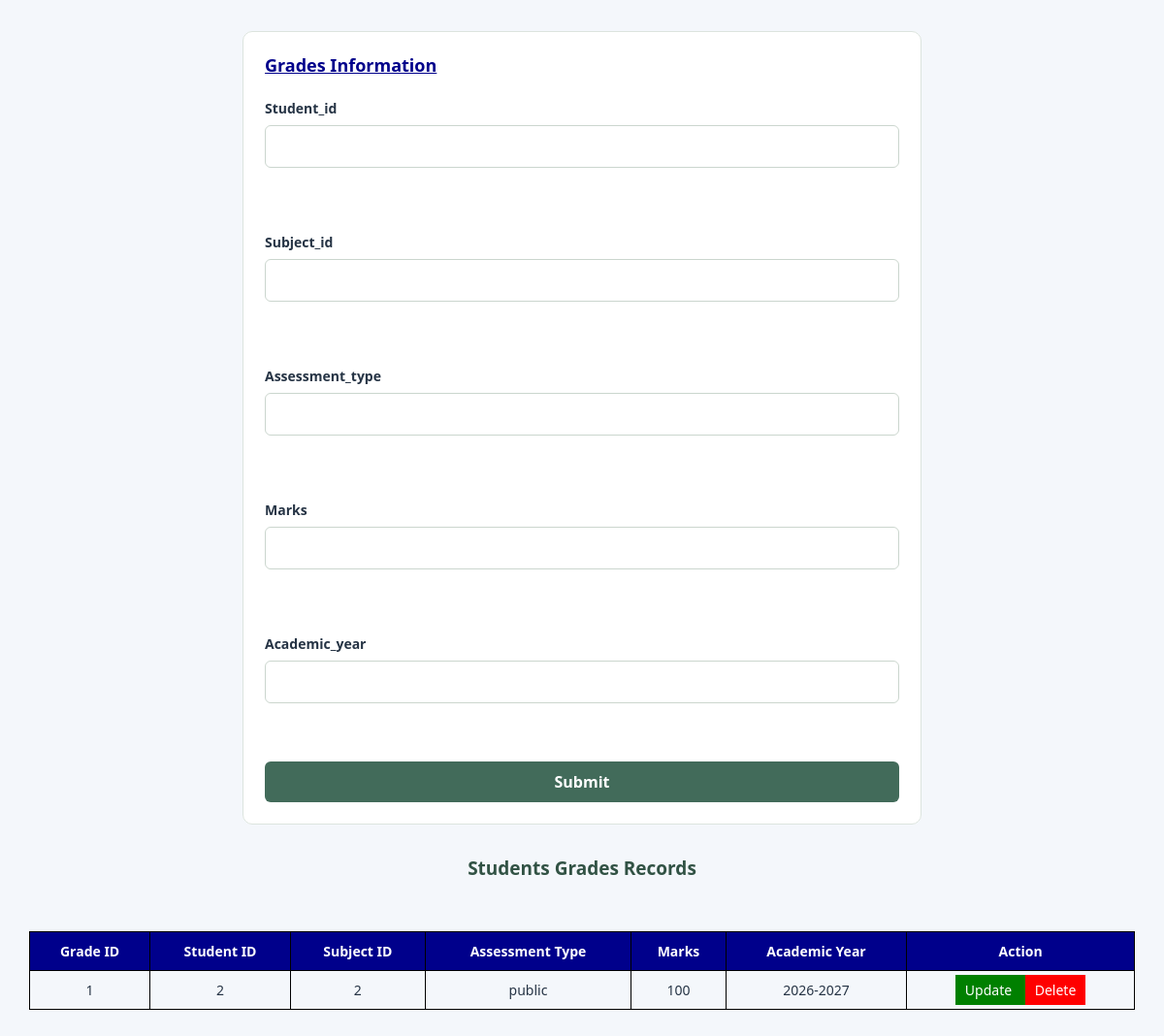
The page /grades.php on the database its author committed.
### tables this page shows
CREATE TABLE `grades` (
  `grade_id` int(10) NOT NULL,
  `student_id` int(10) NOT NULL,
  `subject_id` int(10) NOT NULL,
  `assessment_type` varchar(30) NOT NULL,
  `marks` varchar(20) NOT NULL,
  `academic_year` varchar(15) NOT NULL
);

### grades.php (the view, shortened to what this page needs)
<?php
$connection = mysqli_connect("localhost", "root", "", "lol_sms");
$student_id = "";
$subject_id = "";
$assessment_type = "";
$marks = "";
$academic_year = "";
?>
<!DOCTYPE html>
<html lang="en">
<head>
    <link rel="stylesheet" href="style.css">
</head>
<body>
<center>
    <fieldset>
        <form action="grades.php" method="POST">
            <h1 style="color: darkblue; font-size: 18px;">
                <b><u>Grades Information</u></b>
            </h1>
            <label>Student_id</label>
            <input type="number" name="student_id"
                   value="<?php echo htmlspecialchars($student_id); ?>"
                   required>
            <br><br>
            <label>Subject_id</label>
            <input type="number" name="subject_id"
                   value="<?php echo htmlspecialchars($subject_id); ?>"
                   required>
            <br><br>
            <label>Assessment_type</label>
            <input type="text" name="assessment_type"
                   value="<?php echo htmlspecialchars($assessment_type); ?>">
            <br><br>
            <label>Marks</label>
            <input type="number" name="marks" step="0.01"
                   value="<?php echo htmlspecialchars($marks); ?>"
                   required>
            <br><br>
            <label>Academic_year</label>
            <input type="text" name="academic_year"
                   value="<?php echo htmlspecialchars($academic_year); ?>"
                   required>
            <br><br>
            <?php if (isset($_GET['edit'])) { ?>
                <input type="submit" value="Update" name="update">
            <?php } else { ?>
                <input type="submit" value="Submit" name="submit">
            <?php } ?>
        </form>
    </fieldset>
</center>
<h2 align="center">Students Grades Records</h2>
<table>
    <tr>
        <th>Grade ID</th>
        <th>Student ID</th>
        <th>Subject ID</th>
        <th>Assessment Type</th>
        <th>Marks</th>
        <th>Academic Year</th>
        <th>Action</th>
    </tr>
    <?php
    $sql = "SELECT * FROM grades";
    $result = mysqli_query($connection, $sql);
$b=1;
    while ($row = mysqli_fetch_assoc($result)) {
    ?>
    <tr>
       <td><?php echo $b++; 1?></td><br>
        <td><?php echo $row['student_id']; ?></td>
        <td><?php echo $row['subject_id']; ?></td>
        <td><?php echo htmlspecialchars($row['assessment_type']); ?></td>
        <td><?php echo $row['marks']; ?></td>
        <td><?php echo htmlspecialchars($row['academic_year']); ?></td>
        <td>
            <a class="edit"
               href="grades.php?edit=<?php echo $row['grade_id']; ?>">
                Update
            </a>
            <a class="delete"
               href="grades.php?delete=<?php echo $row['grade_id']; ?>"
               onclick="return confirm('Are you sure you want to delete this grade?')">
                Delete
            </a>
        </td>
    </tr>
    <?php } ?>
</table>
</body>
</html>

### style.css (style rules this page uses)
* { box-sizing: border-box; }
:root { --primary: #426b5a; --primary-dark: #315244; --page: #f4f6f4; --border: #dce4de; --text: #26332c; }
body { margin: 0; font-family: Arial, Helvetica, sans-serif; background: var(--page); color: var(--text); }
h1 { font-size: 25px; margin: 0 0 8px; }
h2 { font-size: 19px; margin-top: 0; color: var(--primary-dark); }
.table-card, fieldset { background: white; border: 1px solid var(--border); border-radius: 10px; padding: 22px; margin: 0 auto 22px; }
table { width: 100%; border-collapse: collapse; font-size: 14px; }
th, td { text-align: left; padding: 11px 12px; border-bottom: 1px solid #e7ece8; white-space: nowrap; }
th { background: #edf3ef; color: #304b3c; }
body > center { display: block; width: min(700px, 94%); margin: 32px auto; }
fieldset { width: 100%; }
form { display: grid; grid-template-columns: 1fr; gap: 8px; text-align: left; }
label { font-size: 14px; font-weight: 600; margin-top: 7px; }
input, select, textarea { width: 100%; padding: 10px 11px; border: 1px solid #cbd6ce; border-radius: 6px; font: inherit; background: #fff; }
input[type=submit], input[type=button], button { width: auto; border: 0; background: var(--primary); color: white; padding: 10px 18px; border-radius: 6px; cursor: pointer; font-weight: 600; }
* { margin: 0; padding: 0; box-sizing: border-box; }
body { font-family: 'Segoe UI', Arial, sans-serif; background: #f4f7fb; color: #263445; min-height: 100vh; }
html { scroll-behavior: smooth; }

### grades.php (style rules this page uses)
table { width: 95%; margin: 30px auto; border-collapse: collapse; }
th, td { border: 1px solid black; padding: 10px; text-align: center; }
th { background: darkblue; color: white; }
.edit { background: green; color: white; padding: 6px 10px; text-decoration: none; }
.delete { background: red; color: white; padding: 6px 10px; text-decoration: none; }

### rows shown on the page
grades: student "2", subject "2", assessment_type "public", marks "100", academic_year "2026-2027"
